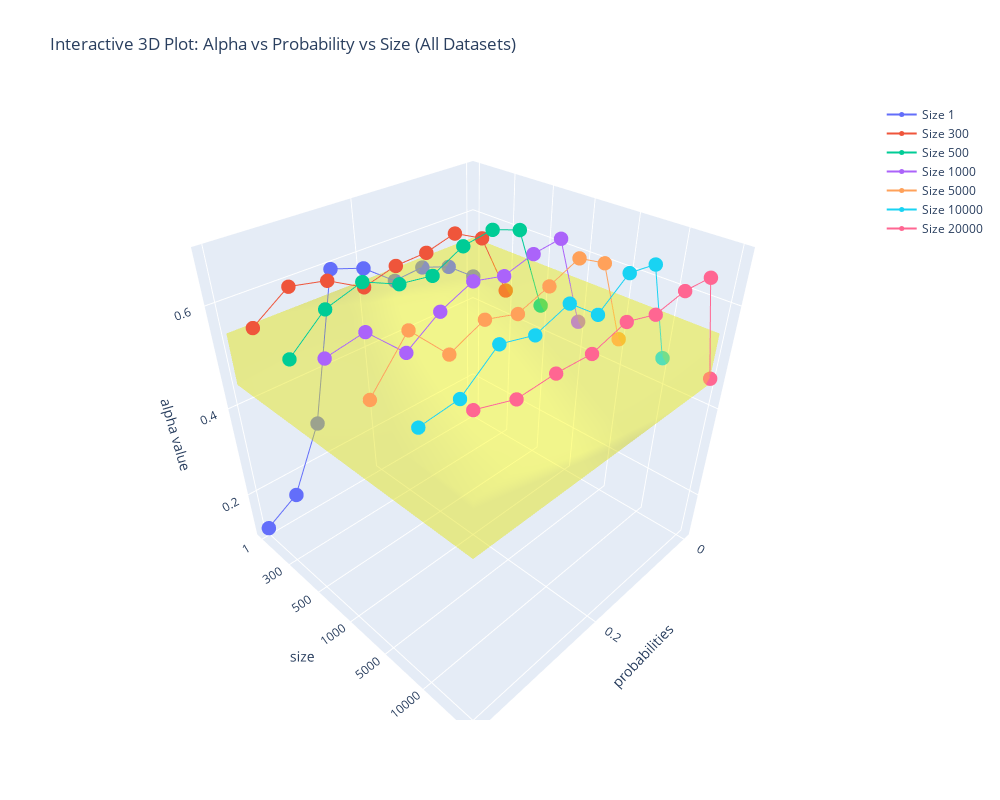

Notebook cell for this chart:
### Code cell
import plotly.graph_objects as go
import numpy as np

# Organize all data
# =============================================

p = [p_1, p_300, p_500, p_1000, p_5000, p_10000, p_20000]
beta = [beta_1, beta_300, beta_500, beta_1000, beta_5000, beta_10000, beta_20000]
alpha = [alpha_1, alpha_300, alpha_500, alpha_1000, alpha_5000, alpha_10000, alpha_20000]
names = ['1', '300', '500', '1000', '5000', '10000', '20000']

# =============================================
# Build interactive plot
# =============================================
fig = go.Figure()

for idx in range(7):
    x = np.array(p[idx])
    y = [idx] * len(x)
    z = alpha[idx]

    fig.add_trace(go.Scatter3d(
        x=x, y=y, z=z,
        mode='lines+markers',
        name=f"Size {names[idx]}",
        marker=dict(size=5),
    ))

# =============================================
# Add transparent highlight box for β ∈ [0.28, 0.38]
# =============================================

# Find x-axis range (max probability across all datasets)
x_max = max([max(p[i]) for i in range(7)])

# Box corners
x_min, x_max = 0, x_max
y_min, y_max = 0, 6  # covers all 7 curves (0 to 6)
z_min, z_max = 0.45, 0.55

# 8 vertices of the cuboid
X = [x_min, x_max, x_max, x_min, x_min, x_max, x_max, x_min]
Y = [y_min, y_min, y_max, y_max, y_min, y_min, y_max, y_max]
Z = [z_min, z_min, z_min, z_min, z_max, z_max, z_max, z_max]

fig.add_trace(go.Mesh3d(
    x=X, y=Y, z=Z,
    opacity=0.25,
    color='yellow',
    flatshading=False,
    name='β range 0.28–0.38',
    showscale=False,
    alphahull=0
))

# =============================================
# Axis labels and formatting
# =============================================

fig.update_layout(
    scene=dict(
        xaxis_title='probabilities',
        yaxis_title='size',
        zaxis_title='alpha value',
        yaxis=dict(
            tickmode='array',
            tickvals=list(range(7)),
            ticktext=names
        )
    ),
    width=1000,
    height=800,
    title='Interactive 3D Plot: Alpha vs Probability vs Size (All Datasets)'
)

fig.show()

### Figure 1 — Plotly figure (JSON) as saved in the notebook; plotly's stock layout.template omitted (floating-point values rounded to 4 significant figures)
{"data": [{"marker": {"size": 5}, "mode": "lines+markers", "name": "Size 1", "type": "scatter3d", "x": [0.0, 0.05, 0.1, 0.15, 0.2, 0.25, 0.3, 0.35, 0.4], "y": [0, 0, 0, 0, 0, 0, 0, 0, 0], "z": [0.4627, 0.5077, 0.5293, 0.5243, 0.5732, 0.5947, 0.2946, 0.1552, 0.113]}, {"marker": {"size": 5}, "mode": "lines+markers", "name": "Size 300", "type": "scatter3d", "x": [0.0, 0.05, 0.1, 0.15, 0.2, 0.25, 0.3, 0.35, 0.4], "y": [1, 1, 1, 1, 1, 1, 1, 1, 1], "z": [0.4627, 0.5967, 0.6266, 0.6108, 0.6083, 0.5921, 0.6282, 0.6421, 0.5976]}, {"marker": {"size": 5}, "mode": "lines+markers", "name": "Size 500", "type": "scatter3d", "x": [0.0, 0.05, 0.1, 0.15, 0.2, 0.25, 0.3, 0.35, 0.4], "y": [2, 2, 2, 2, 2, 2, 2, 2, 2], "z": [0.4627, 0.64, 0.6604, 0.6515, 0.621, 0.6301, 0.658, 0.6381, 0.5829]}, {"marker": {"size": 5}, "mode": "lines+markers", "name": "Size 1000", "type": "scatter3d", "x": [0.0, 0.05, 0.1, 0.15, 0.2, 0.25, 0.3, 0.35, 0.4], "y": [3, 3, 3, 3, 3, 3, 3, 3, 3], "z": [0.4627, 0.6511, 0.6447, 0.6284, 0.6432, 0.6166, 0.5738, 0.6376, 0.625]}, {"marker": {"size": 5}, "mode": "lines+markers", "name": "Size 5000", "type": "scatter3d", "x": [0.0, 0.05, 0.1, 0.15, 0.2, 0.25, 0.3, 0.35, 0.4], "y": [4, 4, 4, 4, 4, 4, 4, 4, 4], "z": [0.4627, 0.6359, 0.6667, 0.6427, 0.6215, 0.639, 0.6111, 0.6778, 0.6031]}, {"marker": {"size": 5}, "mode": "lines+markers", "name": "Size 10000", "type": "scatter3d", "x": [0.0, 0.05, 0.1, 0.15, 0.2, 0.25, 0.3, 0.35, 0.4], "y": [5, 5, 5, 5, 5, 5, 5, 5, 5], "z": [0.4627, 0.6639, 0.6726, 0.6291, 0.6733, 0.6514, 0.6668, 0.616, 0.6082]}, {"marker": {"size": 5}, "mode": "lines+markers", "name": "Size 20000", "type": "scatter3d", "x": [0.0, 0.05, 0.1, 0.15, 0.2, 0.25, 0.3, 0.35, 0.4], "y": [6, 6, 6, 6, 6, 6, 6, 6, 6], "z": [0.4627, 0.6729, 0.676, 0.6649, 0.681, 0.6624, 0.6649, 0.6614, 0.6817]}, {"alphahull": 0, "color": "yellow", "flatshading": false, "name": "β range 0.28–0.38", "opacity": 0.25, "showscale": false, "type": "mesh3d", "x": [0, 0.4, 0.4, 0, 0, 0.4, 0.4, 0], "y": [0, 0, 6, 6, 0, 0, 6, 6], "z": [0.45, 0.45, 0.45, 0.45, 0.55, 0.55, 0.55, 0.55]}], "layout": {"height": 800, "scene": {"xaxis": {"title": {"text": "probabilities"}}, "yaxis": {"tickmode": "array", "ticktext": ["1", "300", "500", "1000", "5000", "10000", "20000"], "tickvals": [0, 1, 2, 3, 4, 5, 6], "title": {"text": "size"}}, "zaxis": {"title": {"text": "alpha value"}}}, "title": {"text": "Interactive 3D Plot: Alpha vs Probability vs Size (All Datasets)"}, "width": 1000}}
